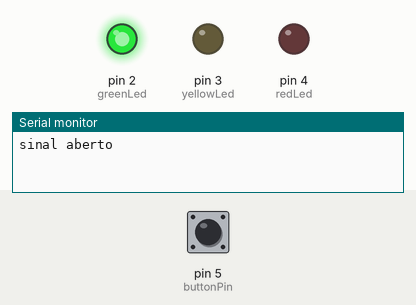
The sketch below on a simulated Arduino Uno, built with avr-gcc and run on an emulated ATmega328P. Shown: output pins drawn as LEDs (lit = HIGH), the last lines printed to the serial monitor. Inputs (shaded band) come from the test bench; at power-on: pin 5 (buttonPin) HIGH.

Above: at 1.2 s.
1.3 s: pin 5 (buttonPin) pulled LOW for 0.15 s
At 13.9 s:
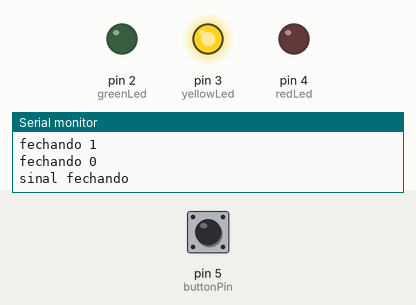
At 15.4 s:
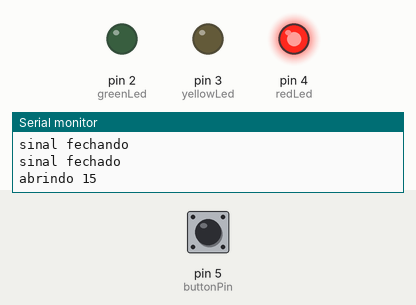
Timing chart, 0 to 16.0 s (numbered marks = the images above; inputs shaded):
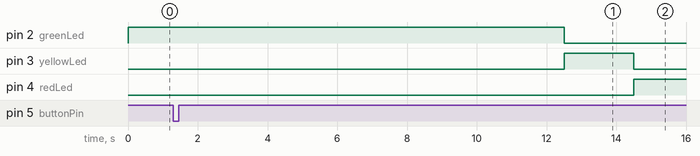

The sketch:

semaforo_arduino.ino
```cpp
const int greenLed = 2;
const int yellowLed = 3;
const int redLed = 4;
const int buttonPin = 5;
unsigned long previousMillis = 0;
const long interval = 60000; // 1 minute interval for automatic mode
bool manualMode = false;
bool buttonPressed = false;
int countdown = 0;
void setup() {
 pinMode(greenLed, OUTPUT);
 pinMode(yellowLed, OUTPUT);
 pinMode(redLed, OUTPUT);
 pinMode(buttonPin, INPUT_PULLUP);
 Serial.begin(9600);
 digitalWrite(greenLed, HIGH);
 Serial.println("sinal aberto");
}
void loop() {
 unsigned long currentMillis = millis();
 if (digitalRead(buttonPin) == LOW) {
 buttonPressed = true;
 manualMode = true;
 countdown = 10;
 Serial.println("botão pressionado");
 delay(200); // debounce delay
 }
 if (manualMode) {
 handleManualMode();
 } else {
 if (currentMillis - previousMillis >= interval) {
 previousMillis = currentMillis;
 switchLights();
 }
 }
}
void switchLights() {
 if (digitalRead(greenLed) == HIGH) {
 digitalWrite(greenLed, LOW);
 digitalWrite(yellowLed, HIGH);
 Serial.println("sinal fechando");
 delay(2000);
 digitalWrite(yellowLed, LOW);
 digitalWrite(redLed, HIGH);
 Serial.println("sinal fechado");
 delay(15000);
 digitalWrite(redLed, LOW);
 digitalWrite(greenLed, HIGH);
 Serial.println("sinal aberto");
 }
}
void handleManualMode() {
 while (countdown >= 0) {
 Serial.print("fechando ");
 Serial.println(countdown);
 countdown--;
 delay(1000);
 }
 digitalWrite(greenLed, LOW);
 digitalWrite(yellowLed, HIGH);
 Serial.println("sinal fechando");
 delay(2000);
 digitalWrite(yellowLed, LOW);
 digitalWrite(redLed, HIGH);
 Serial.println("sinal fechado");
 for (int i = 15; i >= 0; i--) {
 Serial.print("abrindo ");
 Serial.println(i);
 delay(1000);
 }
 digitalWrite(redLed, LOW);
 digitalWrite(greenLed, HIGH);
 Serial.println("sinal aberto");
 manualMode = false;
 buttonPressed = false;
}
```

Measured:
- after the input at 1.3 s, pin 2 (greenLed): HIGH → LOW after 11.2 s; pin 3 (yellowLed): LOW → HIGH after 11.2 s, → LOW 2.0 s later; pin 4 (redLed): LOW → HIGH after 13.2 s
